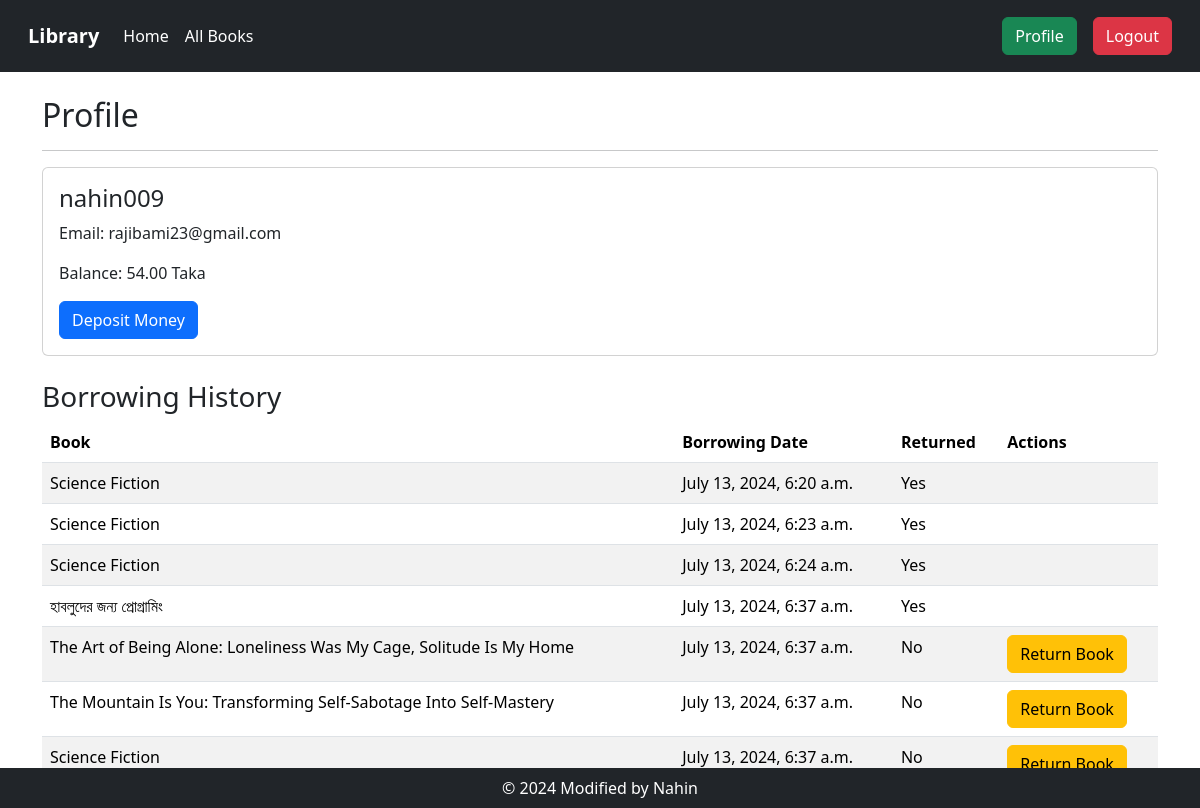
Screenshot of /account/profile/ (signed in) with the database file from the repository.
### accounts/models.py (models this page shows, shortened)
class UserProfile(models.Model):
    user=models.OneToOneField(User,on_delete=models.CASCADE)
    balance=models.DecimalField(max_digits=10,decimal_places=2,default=0)

class BorrowingHistory(models.Model):
    user = models.ForeignKey(User, on_delete=models.CASCADE)
    book = models.ForeignKey(Book, on_delete=models.CASCADE)
    borrowing_date = models.DateTimeField(auto_now_add=True)
    returned = models.BooleanField(default=False)

### book_app/models.py (models this page shows, shortened)
class Book(models.Model):
    title=models.CharField(max_length=200)
    description=models.TextField()
    image=models.ImageField(upload_to="book_images/")
    borrowing_price=models.DecimalField(max_digits=10,decimal_places=2)
    category=models.ForeignKey(Category,on_delete=models.CASCADE,related_name="books")

### accounts/views.py (the view)
# urls.py: path("profile/",profile, name="profile"),
@login_required
def profile(rq):
    user_profile = UserProfile.objects.get(user=rq.user)
    history = BorrowingHistory.objects.filter(user=rq.user)
    return render(rq, 'accounts/profile.html', {'user_profile': user_profile, 'history': history})

### accounts/templates/accounts/profile.html
{% extends 'base.html' %}
{% block content %}
<div class="container mt-4">
    <h2>Profile</h2>
    <hr>
    <div class="card mb-4">
        <div class="card-body">
            <h4 class="card-title">{{ user.username }}</h4>
            <p class="card-text">Email: {{ user.email }}</p>
            <p class="card-text">Balance: {{ user_profile.balance }} Taka</p>
            <a href="{% url 'deposit' %}" class="btn btn-primary">Deposit Money</a>
        </div>
    </div>
    <h3>Borrowing History</h3>
    <table class="table table-striped">
        <thead>
            <tr>
                <th>Book</th>
                <th>Borrowing Date</th>
                <th>Returned</th>
                <th>Actions</th>
            </tr>
        </thead>
        <tbody>
            {% for history in history %}
            <tr>
                <td>{{ history.book.title }}</td>
                <td>{{ history.borrowing_date }}</td>
                <td>{{ history.returned|yesno:"Yes,No" }}</td>
                <td>
                    {% if not history.returned %}
                    <a href="{% url 'return_book' history.id %}" class="btn btn-warning">Return Book</a>
                    {% endif %}
                </td>
            </tr>
            {% endfor %}
        </tbody>
    </table>
</div>
{% endblock %}

### rows the page displays
UserProfile: balance "54.00"
BorrowingHistory: book "Science Fiction", borrowing_date "July 13, 2024, 6:20 a.m.", returned "Yes"
BorrowingHistory: book "Science Fiction", borrowing_date "July 13, 2024, 6:23 a.m.", returned "Yes"
BorrowingHistory: book "Science Fiction", borrowing_date "July 13, 2024, 6:24 a.m.", returned "Yes"
BorrowingHistory: book "হাবলুদের জন্য প্রোগ্রামিং", borrowing_date "July 13, 2024, 6:37 a.m.", returned "Yes"
BorrowingHistory: book "The Art of Being Alone: Loneliness Was My Cage, Solitude Is My Home", borrowing_date "July 13, 2024, 6:37 a.m.", returned "No", shows "Return Book"
BorrowingHistory: book "The Mountain Is You: Transforming Self-Sabotage Into Self-Mastery", borrowing_date "July 13, 2024, 6:37 a.m.", returned "No", shows "Return Book"
BorrowingHistory: book "Science Fiction", borrowing_date "July 13, 2024, 6:37 a.m.", returned "No", shows "Return Book"

### other values shown
{{ user.username }} "nahin009"
{{ user.email }} "rajibami23@gmail.com"
